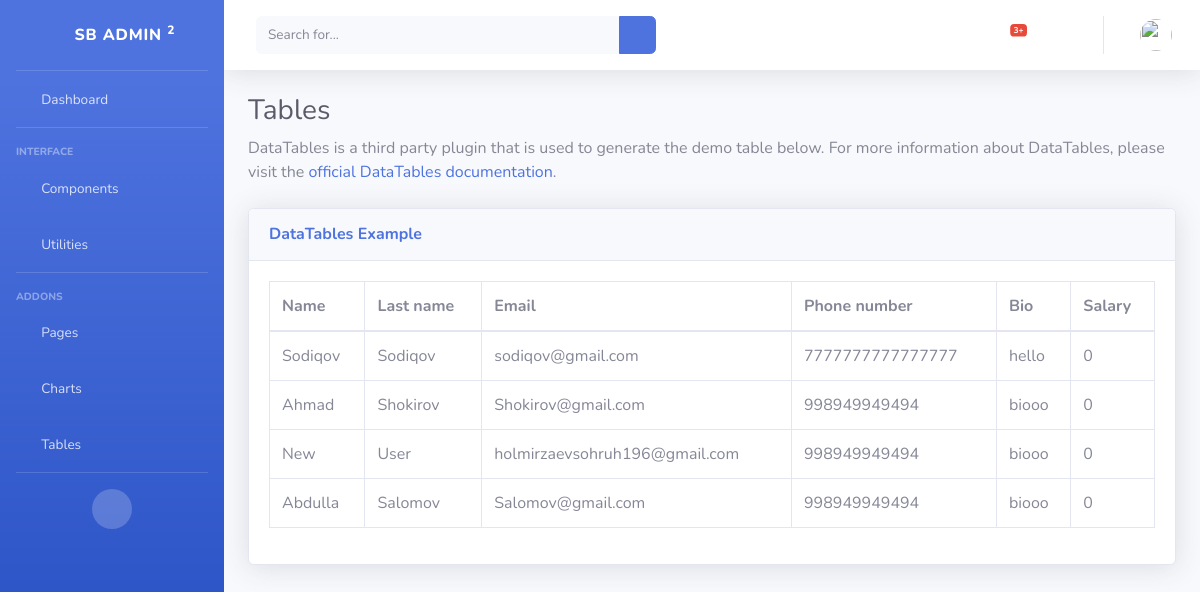
The app's page /dashboard/tables/ with its own data.
### furn/models.py (models this page shows, shortened)
class MyUser(AbstractUser):
    username = None
    email = models.EmailField(unique=True)
    USERNAME_FIELD = 'email'
    REQUIRED_FIELDS = ['first_name', 'last_name']
    is_organiser = models.BooleanField(default=False)
    is_agent = models.BooleanField(default=False)

class Profile(models.Model):
    class Meta:
        verbose_name = "My profile"
        verbose_name_plural = "Profile"
    sell = models.IntegerField(default=0)
    bio = models.CharField(max_length=100, default="biooo")
    phone_number = models.IntegerField(default=998949949494)
    custome_user = models.OneToOneField(MyUser, on_delete=models.CASCADE)
    image = models.ImageField(default='arrivals5.png', upload_to = "profile")

### dashboard/views.py (the view)
# urls.py: path('tables/', tables, name='tables'),
def tables(request):
    if 'search' in request.GET:
        search = request.GET['search']
        full_search = Q(Q(first_name__icontains=search) | Q(email__icontains=search))
        user_info = User.objects.filter(full_search)
    else:
        user_info = User.objects.all()
    context = {
        "user": user_info,
    }
    return render(request, 'dashboard/includes/tables.html', context)

### templates/dashboard/includes/tables.html (shortened to what this page needs)
{% extends 'dashboard/layouts/base.html' %}
{% block contend %}
                <div class="container-fluid">
                    <h1 class="h3 mb-2 text-gray-800">Tables</h1>
                    <p class="mb-4">DataTables is a third party plugin that is used to generate the demo table below.
                        For more information about DataTables, please visit the <a target="_blank"
                            href="#">official DataTables documentation</a>.</p>
                    <div class="card shadow mb-4">
                        <div class="card-header py-3">
                            <h6 class="m-0 font-weight-bold text-primary">DataTables Example</h6>
                        </div>
                        <div class="card-body">
                            <div class="table-responsive">
                                <table class="table table-bordered" id="dataTable" width="100%" cellspacing="0">
                                    <thead>
                                        <tr>
                                            <th>Name</th>
                                            <th>Last name</th>
                                            <th>Email</th>
                                            <th>Phone number</th>
                                            <th>Bio</th>
                                            <th>Salary</th>
                                        </tr>
                                    </thead>
                                    <tbody>
                                        {% for user in user %}
                                        <tr>
                                            <td>{{ user.first_name }}</td>
                                            <td>{{ user.last_name }}</td>
                                            <td>{{ user.email }}</td>
                                            <td>{{ user.profile.phone_number }}</td>
                                            <td>{{ user.profile.bio }}</td>
                                            <td>{{ user.profile.sell }}</td>
                                        </tr>
                                        {% endfor %}
                                    </tbody>
                                </table>
                            </div>
                        </div>
                    </div>
                </div>
{% endblock %}

### records on screen
MyUser: first_name "Sodiqov", last_name "Sodiqov", email "sodiqov@gmail.com", profile.phone_number "7777777777777777", profile.bio "hello", profile.sell "0"
MyUser: first_name "Ahmad", last_name "Shokirov", email "Shokirov@gmail.com", profile.phone_number "998949949494", profile.bio "biooo", profile.sell "0"
MyUser: first_name "New", last_name "User", email "holmirzaevsohruh196@gmail.com", profile.phone_number "998949949494", profile.bio "biooo", profile.sell "0"
MyUser: first_name "Abdulla", last_name "Salomov", email "Salomov@gmail.com", profile.phone_number "998949949494", profile.bio "biooo", profile.sell "0"
